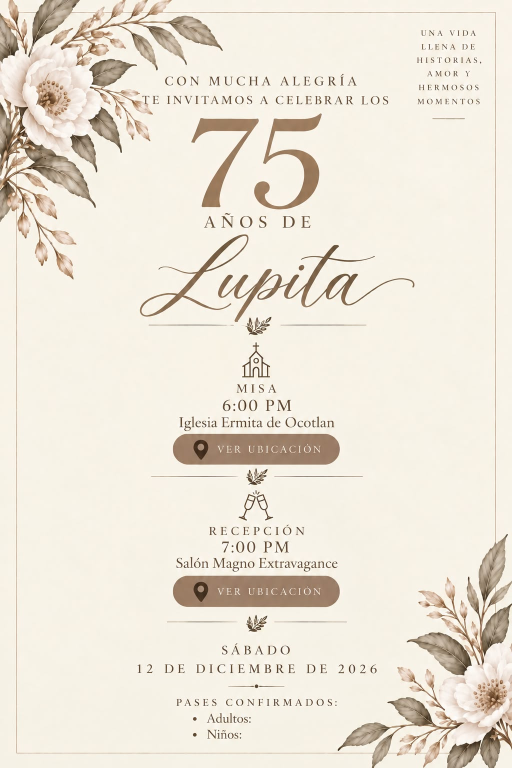
#> input picture design/invitacion.png, 1024 x 1536 px (shown at 1/2 size)
$ python make-assets.py
#> lines starting #> are read from the running program, lines starting #| are printed output that depends on the picture; after the words box and inside, x2 and y2 are one past the last pixel; in counts of white or black regions, pixels touching at a corner belong together
"""Recorta las flores de la invitación original (fondo transparente) y genera la imagen OG.
Uso: python scripts/make-assets.py
"""
from pathlib import Path
import numpy as np
from PIL import Image, ImageFilter

ROOT = Path(__file__).resolve().parent.parent
SRC = ROOT / "design" / "invitacion.png"
OUT = ROOT / "public"
OUT.mkdir(exist_ok=True)

im = Image.open(SRC).convert("RGB")
#> im is the input picture: PIL image 1024x1536 RGB; mean R, G, B 236.1, 229.1, 216.3


def cut(box, name, tol=11, hlines=(), vlines=(), blank=None, rects=()):
#> called with box = (0, 0, 462, 570), name = 'flor-sup-izq.png', tol = 11, blank = (290, 140), rects = ()
    crop = im.crop(box)
    a = np.asarray(crop).astype(int)
    bgc = np.array([249, 243, 231])
    x0, y0 = box[0], box[1]
    near = lambda p: np.abs(p - bgc).max(axis=-1) < tol
    for (ya, yb) in hlines:  # filas de marco; se borra si arriba y abajo hay fondo
        ya -= y0; yb -= y0
        for x in range(a.shape[1]):
            if 0 <= ya - 4 and yb + 4 < a.shape[0] and near(a[ya - 4, x]) and near(a[yb + 4, x]):
                a[ya:yb + 1, x] = bgc
#> a: shape (570, 462, 3) int64; mean R, G, B 226.4, 216.4, 202.2
    for (xa, xb) in vlines:
        xa -= x0; xb -= x0
        for y in range(a.shape[0]):
            if 0 <= xa - 4 and xb + 4 < a.shape[1] and near(a[y, xa - 4]) and near(a[y, xb + 4]):
                a[y, xa:xb + 1] = bgc
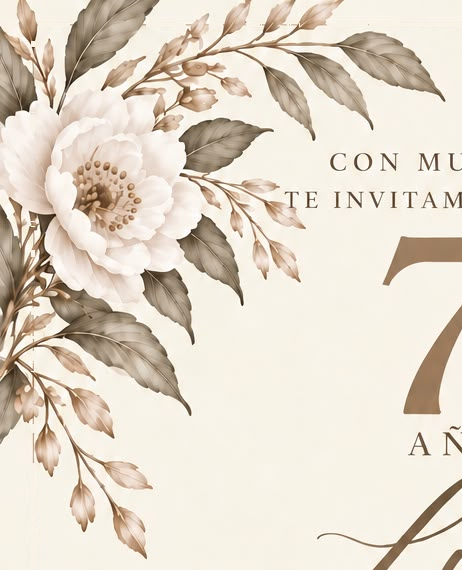
#> a: shape (570, 462, 3) int64; mean R, G, B 226.5, 216.5, 202.2
    if blank:
        bx, by = blank
        a[by - y0:, bx - x0:] = bgc
    for (ra, rb, rc, rd) in rects:
        a[rb - y0:rd - y0, ra - x0:rc - x0] = bgc
    edge = np.concatenate([a[0], a[-1], a[:, 0], a[:, -1]])
#> edge = 2064 rows, first 8: [248, 242, 230], [248, 242, 230], [248, 242, 230], [248, 242, 230], [248, 242, 230], [248, 242, 230], [248, 242, 230], [248, 242, 230]
    bg = np.median(edge, axis=0)
#> bg = [247, 243, 231]
    diff = np.abs(a - bg).max(axis=2)
    is_bg = diff < tol
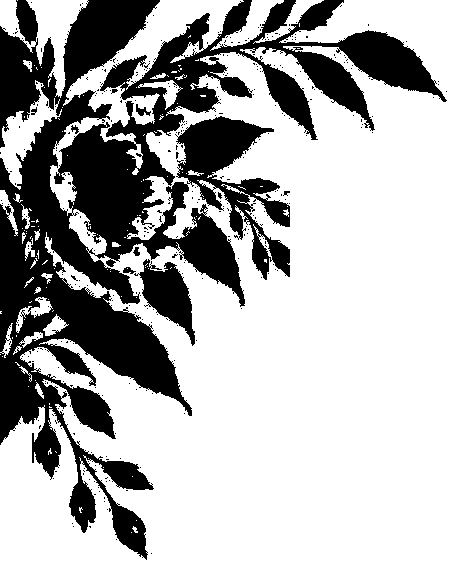
#> is_bg: shape (570, 462) bool; 70% white; 342 black regions (333 under 20 px), largest, box (x1, y1, x2, y2) and area: (0, 0, 447, 560) 75870, (134, 259, 195, 346) 2358, (136, 104, 151, 116) 83
    reach = np.zeros_like(is_bg)
    reach[0, :] = is_bg[0, :]
#> reach: shape (570, 462) bool; 0.13% white in thin lines or dots, all inside (x1, y1, x2, y2) = (0, 0, 462, 1)
    reach[-1, :] = is_bg[-1, :]
    reach[:, 0] = is_bg[:, 0]
    reach[:, -1] = is_bg[:, -1]
#> reach: shape (570, 462) bool; 0.59% white in thin lines or dots
    while True:
        n = reach.copy()
        n[1:, :] |= reach[:-1, :]
        n[:-1, :] |= reach[1:, :]
        n[:, 1:] |= reach[:, :-1]
        n[:, :-1] |= reach[:, 1:]
        n &= is_bg
        if (n == reach).all():
            break
        reach = n
#> n: shape (570, 462) bool; 68.4% white; 311 black regions (302 under 20 px), largest, box (x1, y1, x2, y2) and area: (0, 0, 447, 560) 80035, (134, 259, 195, 346) 2371, (136, 104, 151, 116) 83
    alpha = Image.fromarray(np.where(reach, 0, 255).astype("uint8"))
    alpha = alpha.filter(ImageFilter.MinFilter(3)).filter(ImageFilter.GaussianBlur(0.9))
    rgba = crop.convert("RGBA")
    rgba.putalpha(alpha)
    rgba = rgba.crop(rgba.getbbox())
#> rgba: PIL image 448x559 RGBA
    rgba.save(OUT / name, optimize=True)
    print(name, rgba.size)
#| flor-sup-izq.png (448, 559)


cut((0, 0, 462, 570), "flor-sup-izq.png", hlines=[(23, 26)], vlines=[(31, 34)], blank=(290, 140))
cut((702, 1072, 1024, 1536), "flor-inf-der.png", hlines=[(1504, 1507)], vlines=[(989, 992)], rects=[(702, 1310, 770, 1360)])
#> call 2 of cut, with box = (702, 1072, 1024, 1536), name = 'flor-inf-der.png', tol = 11
#> after the loop in cut (call 2), `for (ya, yb) in hlines:`: a: shape (464, 322, 3) int64; mean R, G, B 224.2, 214.3, 199.9
#> after the loop in cut (call 2), `for (xa, xb) in vlines:`:
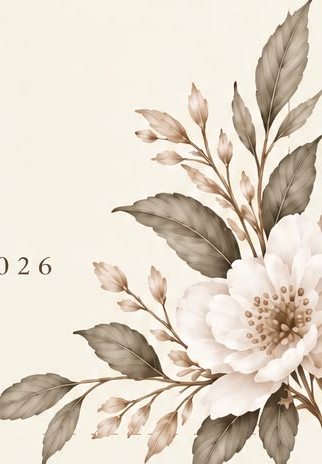
#> a: shape (464, 322, 3) int64; mean R, G, B 224.2, 214.3, 199.9
#> after the loop in cut (call 2), `for (ra, rb, rc, rd) in rects:`:
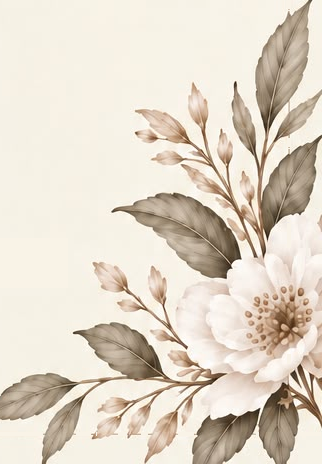
#> a: shape (464, 322, 3) int64; 2.25% of pixels changed, all inside (x1, y1, x2, y2) = (0, 238, 68, 288)
#> in cut (call 2), `edge = np.concatenate([a[0], a[-1], a[:, 0], a[:, -1]])`: edge = 1572 rows, first 8: [245, 241, 229], [245, 241, 229], [246, 242, 230], [246, 242, 230], [246, 242, 230], [246, 242, 230], [246, 242, 230], [246, 242, 230]
#> in cut (call 2), `bg = np.median(edge, axis=0)`: bg = [246, 242, 230]
#> in cut (call 2), `is_bg = diff < tol`: is_bg: shape (464, 322) bool; 64.4% white; 223 black regions (217 under 20 px), largest, box (x1, y1, x2, y2) and area: (0, 0, 322, 464) 52300, (309, 238, 322, 264) 199, (175, 300, 184, 317) 65, (268, 363, 279, 373) 57, (317, 214, 322, 233) 54, (209, 317, 221, 326) 52
#> in cut (call 2), `reach[0, :] = is_bg[0, :]`: reach: shape (464, 322) bool; 0.21% white in thin lines or dots, all inside (x1, y1, x2, y2) = (0, 0, 322, 1)
#> in cut (call 2), `reach[:, -1] = is_bg[:, -1]`: reach: shape (464, 322) bool; 0.86% white in thin lines or dots
#> after the loop in cut (call 2), `while True:`:
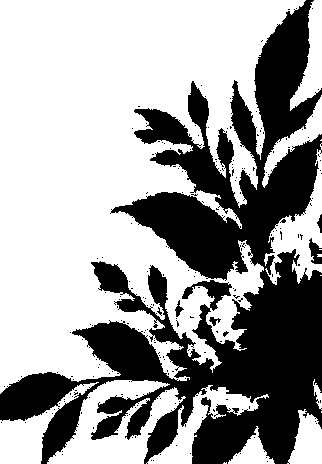
#> n: shape (464, 322) bool; 62.8% white; 206 black regions (201 under 20 px), largest, box (x1, y1, x2, y2) and area: (0, 0, 322, 464) 54833, (309, 238, 322, 264) 202, (175, 300, 184, 317) 65, (317, 214, 322, 233) 54, (209, 317, 221, 326) 52
#> in cut (call 2), `alpha = alpha.filter(ImageFilter.MinFilter(3)).filter(ImageFilter.Gaus..`:
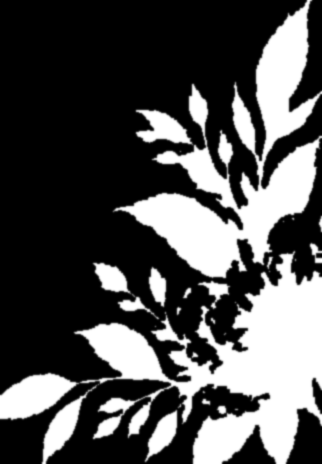
#> alpha: PIL image 322x464 L; min 0, max 255, mean 80.4
#| flor-inf-der.png (322, 464)

og = im.crop((0, 118, 1024, 118 + 536)).resize((1200, 628), Image.LANCZOS)
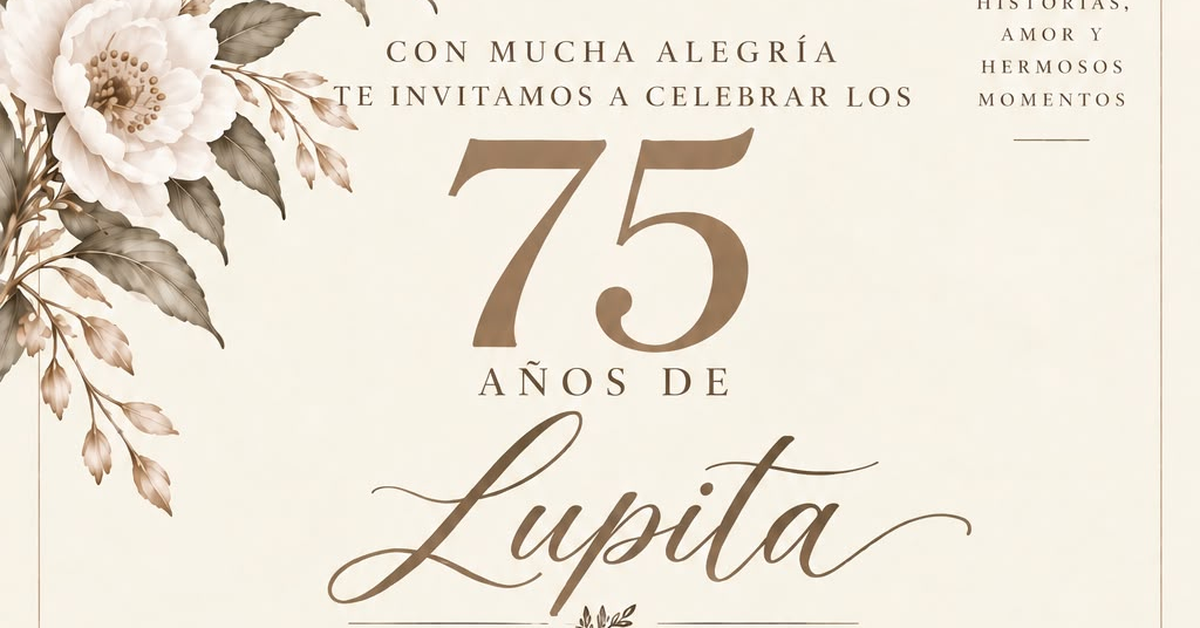
#> og: PIL image 1200x628 RGB; mean R, G, B 235.7, 228.4, 215.5
og.convert("RGB").save(OUT / "og.jpg", quality=82, optimize=True)
print("og.jpg", og.size)
#| og.jpg (1200, 628)
